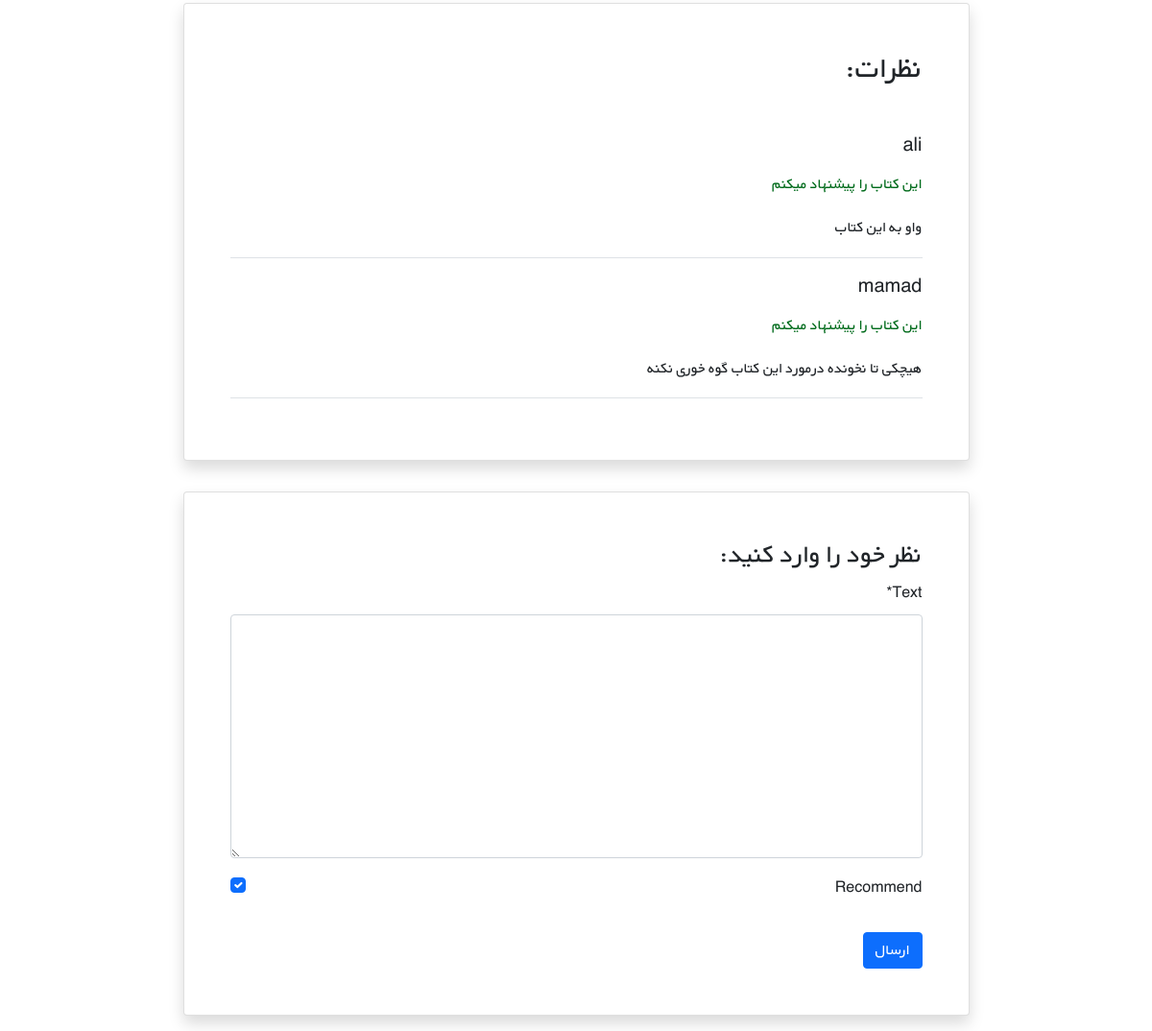
/books/2/ (signed in, lower part), run on an earlier commit of the app's database.
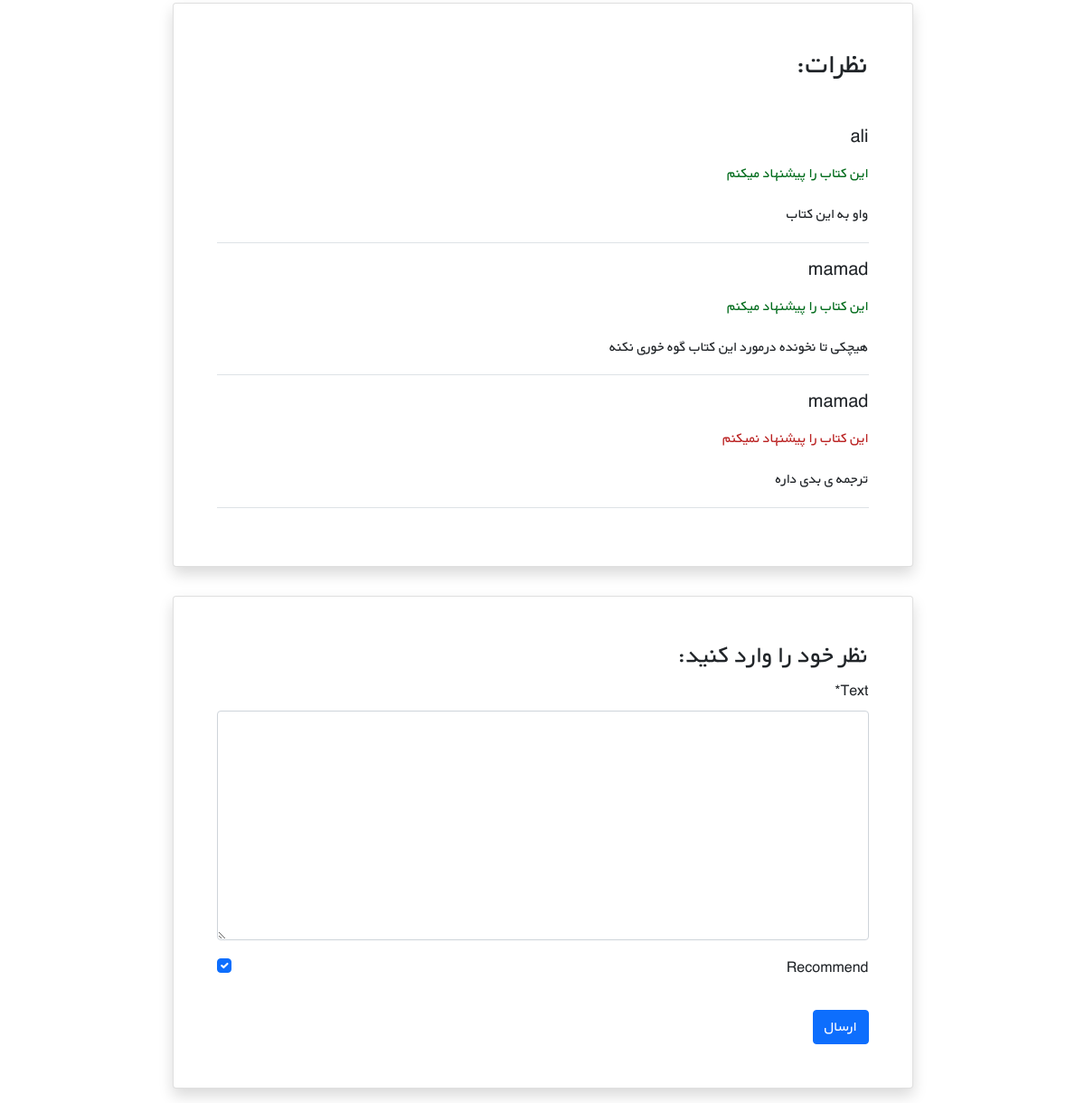
And on a later commit of the database.
### books/models.py (models this page shows, shortened)
class Comment(models.Model):
    user = models.ForeignKey(get_user_model(), on_delete=models.CASCADE)
    book = models.ForeignKey(Book, on_delete=models.CASCADE, related_name='comments')
    text = models.TextField()
    is_active = models.BooleanField(default=True)
    recommend = models.BooleanField(default=True)
    datetime_created = models.DateTimeField(auto_now_add=True)

### accounts/models.py (models this page shows)
class CustomUser(AbstractUser):
    age = models.PositiveIntegerField(null=True, blank=True)

### books/views.py (the view)
# urls.py: path("<int:pk>/", views.book_detail_view, name="book_detail"),
@login_required()
def book_detail_view(request, pk):
    book = get_object_or_404(Book, pk=pk)
    book_comments = book.comments.all()
    if request.method == "POST":
        comment_form = CommentForm(request.POST)
        if comment_form.is_valid():
            new_comment = comment_form.save(commit=False)
            new_comment.book = book
            new_comment.user = request.user
            new_comment.save()
            comment_form = CommentForm()
    else:
        comment_form = CommentForm()
    return render(request, 'books/book_detail.html',
                  {'book': book, 'comments': book_comments, "comment_form": comment_form, })

### books/forms.py
class CommentForm(forms.ModelForm):
    class Meta:
        model = Comment
        fields = ("text", 'recommend', )

### books/templates/books/book_detail.html (shortened to what this page needs)
{% extends '_base.html' %}
{% load crispy_forms_tags %}
{% block content %}
    <div class="container mt-5" dir="rtl">
        <div class="">
            <div class="">
                <div class="d-flex justify-content-center">
                    <div class="card shadow my-3 p-5 w-sm-75 w-100">
                        <h2 class="mb-5">نظرات:</h2>
                        {% for comment in comments %}
                            {% if comment.is_active %}
                            <div class="border-bottom mb-3">
                                <h5 class="mb-3">{{ comment.user.username }}</h5>
                                {% if comment.recommend %}
                                    <p style="color: #006b1b"> این کتاب را پیشنهاد میکنم </p>
                                {% else %}
                                    <p style="color: #ba2121">این کتاب را پیشنهاد نمیکنم</p>
                                {% endif %}
                                    <p>{{ comment.text|linebreaks }}</p>
                                    </div>
                            {% endif %}
                        {% endfor %}
                    </div>
                </div>
                <div class="d-flex justify-content-center">
                    <div class="card shadow my-3 p-5 w-sm-75 w-100">
                        <h3>نظر خود را وارد کنید:</h3>
                        <form method="POST">
                            {{ comment_form|crispy }}
                            <button type="submit" class="btn btn-primary mt-3 ">ارسال</button>
                        </form>
                    </div>
                </div>
            </div>
        </div>
    </div>
{% endblock content %}

What changed in the data, as far as the page shows it:
added Comment: user.username "mamad", recommend "این کتاب را پیشنهاد نمیکنم", text "ترجمه ی بدی داره"
